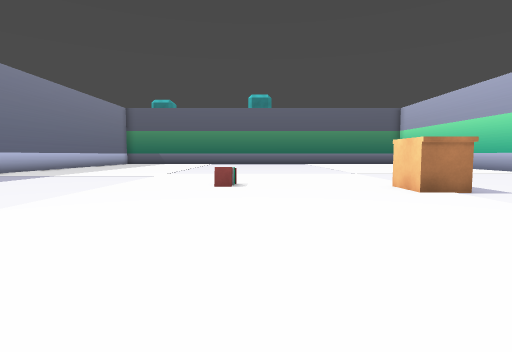
View 1 (above)

17 first-person views from a walk through a Unity game level. The camera is 1.5 m above the floor, tilts 4° down and sees 80° across. The floor is counted in squares, 2 m on a side. Each view is taken from the middle of a square. On the plan, view 1 faces up. The plan holds only what a view shows up to about 10 squares ahead; the rest is blank. The place goes on beyond the plan. The player is left out. Door leaves are left out, so doorways stand open. Some surface patterns are stand-ins.

View 2
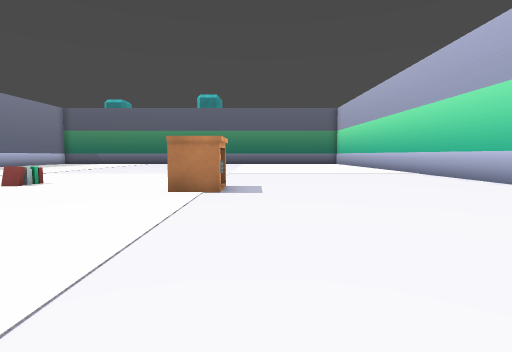

View 3
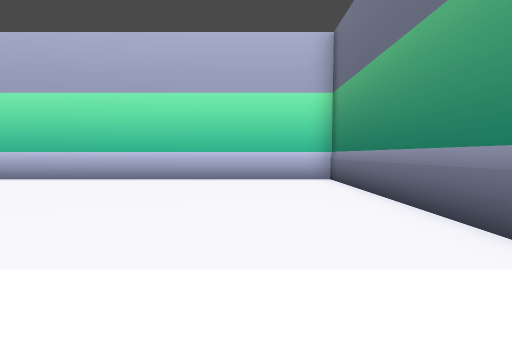

View 4
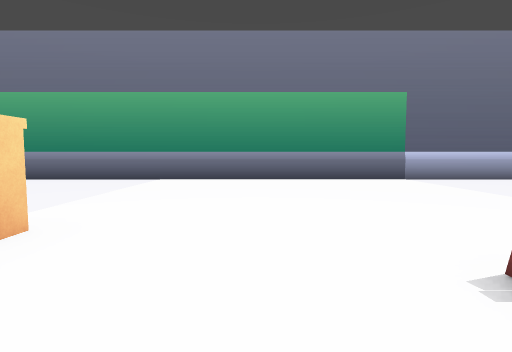

View 5
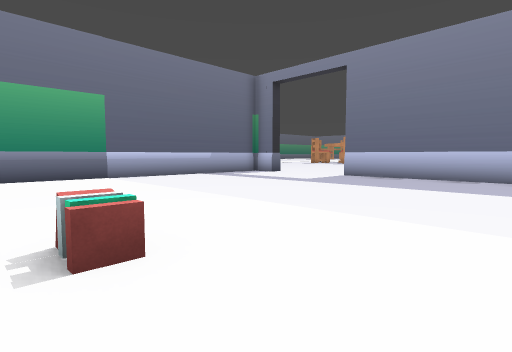

View 6
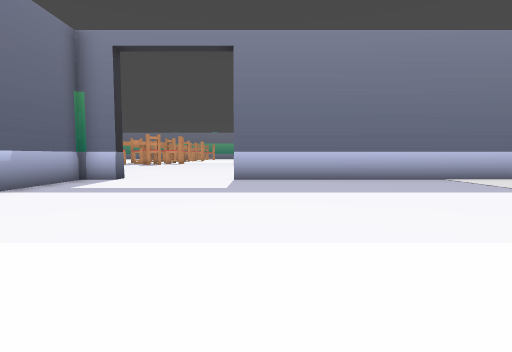

View 7
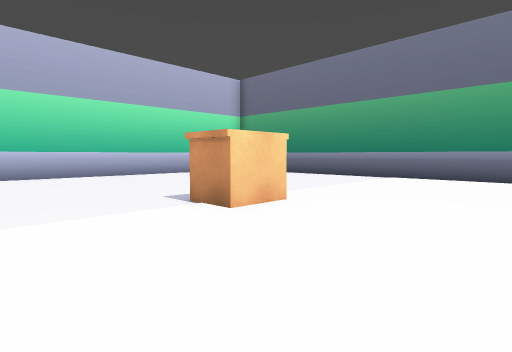

View 8
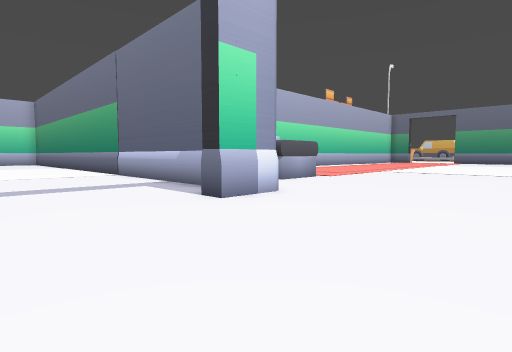

View 9
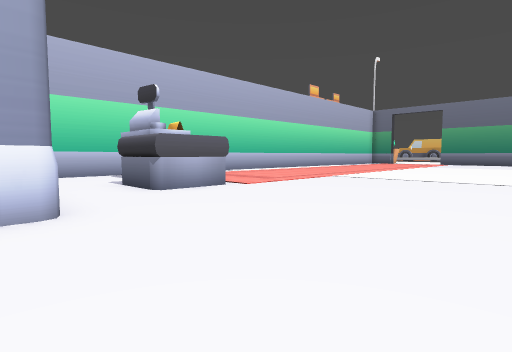

View 10
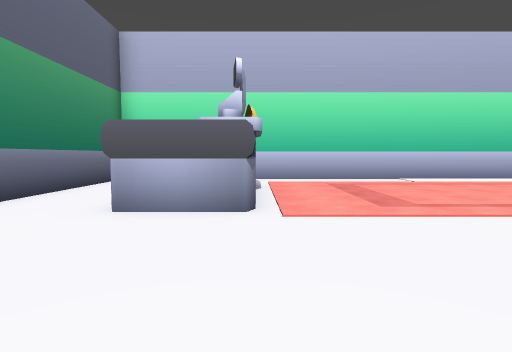

View 11
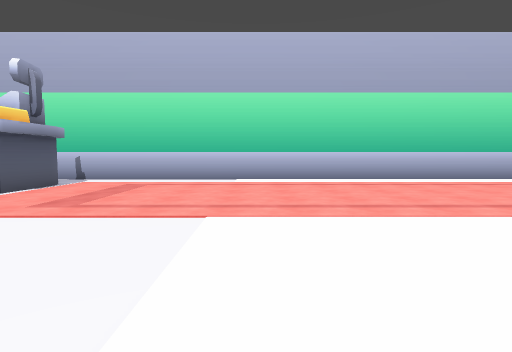

View 12
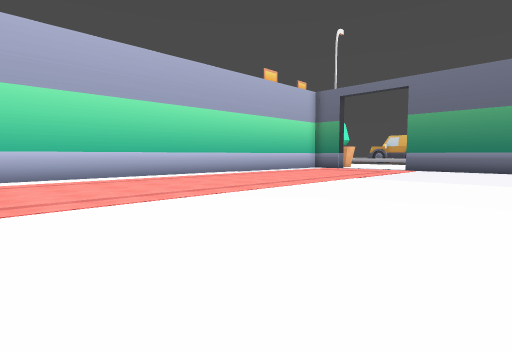

View 13
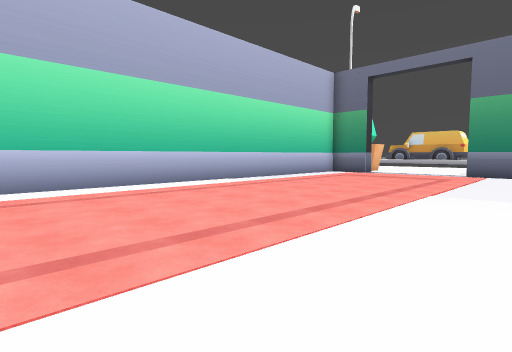

View 14
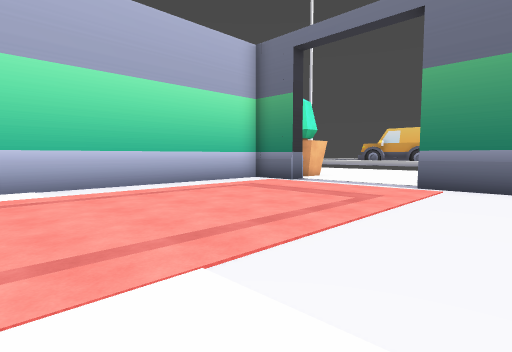

View 15
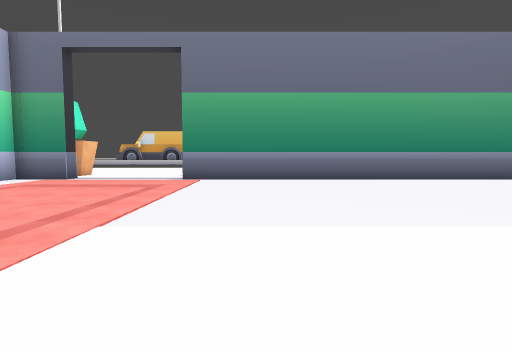

View 16
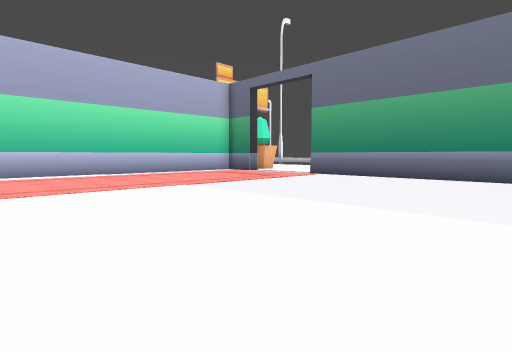

View 17
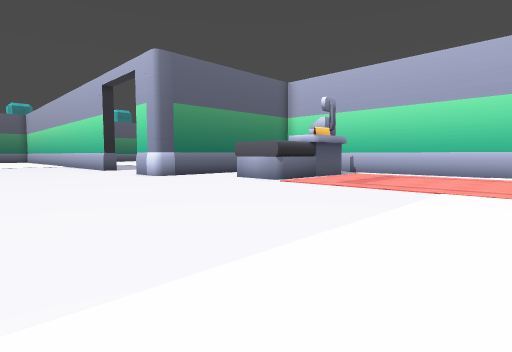

### Floor plan
Points are (right, up) in squares from view 1. A wall is a line through its corners. A room is listed if a view was taken in it or the views show most of it. See-through windows are left out.
Room 1 (views 1, 2, 3, 4, 5, 6, 7)
walls: (-8.6, -0.3) (11.4, -0.3) (11.4, 10.1); (-10.3, 10.5) (-10.3, 4.2)
ways out: opening at (-9.8, 2) to room 2
objects: other object (-1, 7) to (-1, 8); other object (4, 6) to (4, 7)
Room 2 (views 8, 9, 10, 11, 12, 13, 14, 15, 16, 17)
walls: (-5.5, -5) (-9.1, -5) (-9.1, -3) (-7, -3); (-5.2, -4.9) (-5.7, -5); (-10.9, -0.8) (-10.9, 0.7) (-10.3, 0.7) (-10.3, -0.3) (-8.6, -0.3); (-4.4, -0.9) (-8.2, -0.9); (-16.5, -25.4) (-8.6, -25.4); (-5.1, -25.4) (-3.6, -25.4) (-3.6, -2.2)
ways out: opening at (-9.8, 2) to room 1; opening at (-7, -25)

Where each view was taken, in squares from view 1:
view 1: 0 up, 0 right, facing up
view 2: 0 up, 5 right, facing up
view 3: 2 up, 2 right, facing right
view 4: 9 up, 1 right, facing down
view 5: 10 up, 0 right, facing down-left
view 6: 5 up, 1 left, facing left
view 7: 10 up, 0 right, facing down-right
view 8: 4 up, 15 left, facing down-right
view 9: 0 up, 15 left, facing down-right
view 10: 5 down, 13 left, facing right
view 11: 10 down, 13 left, facing right
view 12: 10 down, 14 left, facing down-right
view 13: 13 down, 11 left, facing down-right
view 14: 18 down, 11 left, facing down-right
view 15: 16 down, 11 left, facing down
view 16: 15 down, 16 left, facing down-right
view 17: 11 down, 16 left, facing up-right
